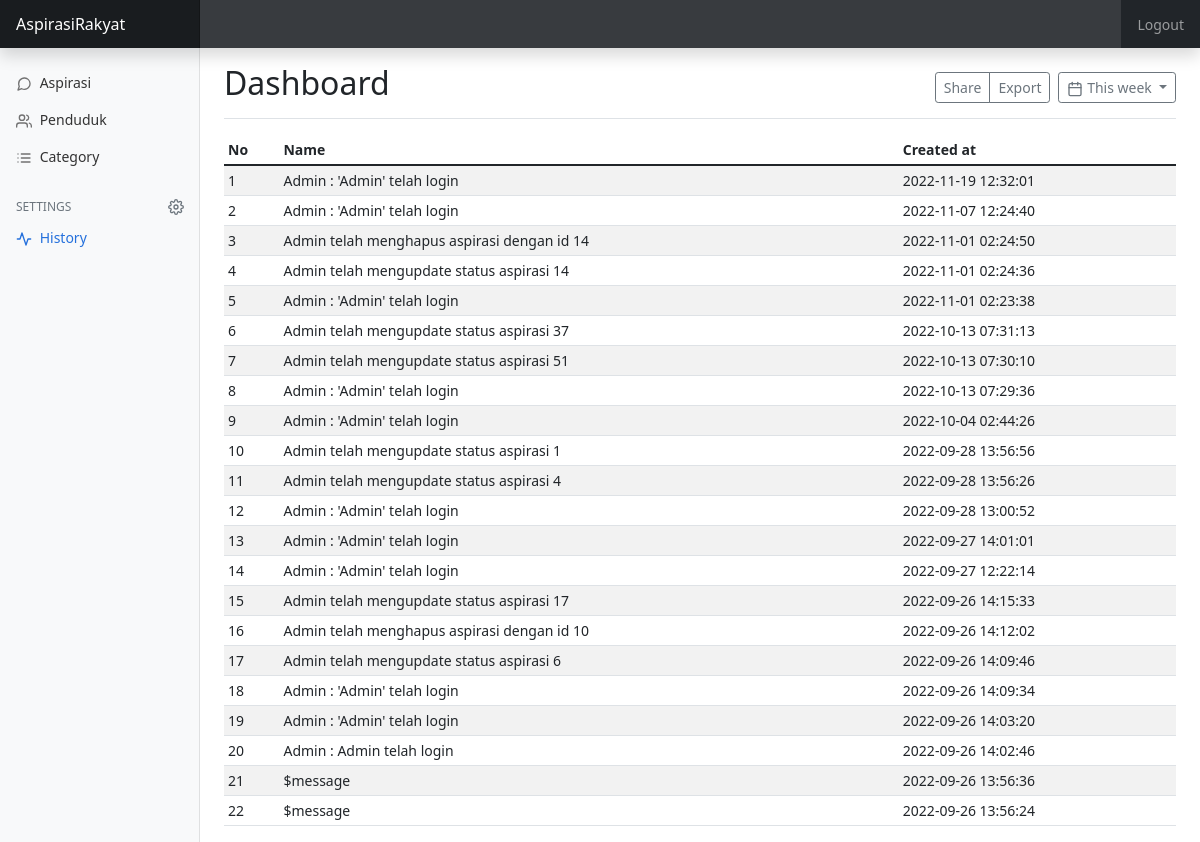
Screenshot of /dashboard/history.php (signed in) with the database file from the repository.
### tables this page shows
CREATE TABLE `log_admins` (
  `id` bigint(20) UNSIGNED NOT NULL,
  `admin_id` bigint(20) UNSIGNED NOT NULL,
  `message` varchar(255) NOT NULL,
  `created_at` timestamp NOT NULL DEFAULT current_timestamp() ON UPDATE current_timestamp()
);

### logic/controller.php (called while the page is built, shortened)
<?php
$conn = mysqli_connect('localhost','root','','aspirasirakyat');
function query($query) {
    global $conn;
    $result = mysqli_query($conn,$query);
    $rows = [];
    while($row = mysqli_fetch_assoc($result)){
        $rows[] = $row;
    }
    return $rows;
}

### dashboard/history.php (the view, shortened to what this page needs)
<?php
  require_once '../logic/controller.php';
    $histories = query('SELECT * FROM log_admins ORDER BY created_at DESC');
?>
<?php
require_once '../templates/header.php';
?>
<link rel="stylesheet" href="../resource/css/dashboard.css">
</head>
<body>
<?php require_once 'partials/navbar.php';?>
<div class="container-fluid">
  <div class="row">
    <?php require_once 'partials/sidebar.php'?>
    <main class="col-md-9 ms-sm-auto col-lg-10 px-md-4">
      <div class="d-flex justify-content-between flex-wrap flex-md-nowrap align-items-center pt-3 pb-2 mb-3 border-bottom">
        <h1 class="h2">Dashboard</h1>
        <div class="btn-toolbar mb-2 mb-md-0">
          <div class="btn-group me-2">
            <button type="button" class="btn btn-sm btn-outline-secondary">Share</button>
            <button type="button" class="btn btn-sm btn-outline-secondary">Export</button>
          </div>
          <button type="button" class="btn btn-sm btn-outline-secondary dropdown-toggle">
            <span data-feather="calendar"></span>
            This week
          </button>
        </div>
      </div>
      <div class="table-responsive">
        <table class="table table-striped table-sm">
          <thead>
            <tr>
              <th scope="col">No</th>
              <th scope="col">Name</th>
              <th scope="col">Created at</th>
            </tr>
          </thead>
          <tbody>
            <?php
            $i = 1;
            foreach($histories as $h):
            ?>
            <tr>
              <td><?= $i ?></td>
              <td><?= $h['message'] ?></td>
              <td><?= $h['created_at'] ?></td>
            </tr>
            <?php
            $i++;
            endforeach;
            ?>
          </tbody>
        </table>
      </div>
    </main>
  </div>
</div>
<?php
require_once '../templates/footer.php';
?>

### resource/css/dashboard.css (style rules this page uses)
body { font-size: .875rem; }
.feather { width: 16px; height: 16px; vertical-align: text-bottom; }

### rows the page displays
log_admins: message "Admin : 'Admin' telah login", created_at "2022-11-19 12:32:01"
log_admins: message "Admin : 'Admin' telah login", created_at "2022-11-07 12:24:40"
log_admins: message "Admin telah menghapus aspirasi dengan id 14", created_at "2022-11-01 02:24:50"
log_admins: message "Admin telah mengupdate status aspirasi 14", created_at "2022-11-01 02:24:36"
log_admins: message "Admin : 'Admin' telah login", created_at "2022-11-01 02:23:38"
log_admins: message "Admin telah mengupdate status aspirasi 37", created_at "2022-10-13 07:31:13"
log_admins: message "Admin telah mengupdate status aspirasi 51", created_at "2022-10-13 07:30:10"
log_admins: message "Admin : 'Admin' telah login", created_at "2022-10-13 07:29:36"
log_admins: message "Admin : 'Admin' telah login", created_at "2022-10-04 02:44:26"
log_admins: message "Admin telah mengupdate status aspirasi 1", created_at "2022-09-28 13:56:56"
log_admins: message "Admin telah mengupdate status aspirasi 4", created_at "2022-09-28 13:56:26"
log_admins: message "Admin : 'Admin' telah login", created_at "2022-09-28 13:00:52"
log_admins: message "Admin : 'Admin' telah login", created_at "2022-09-27 14:01:01"
log_admins: message "Admin : 'Admin' telah login", created_at "2022-09-27 12:22:14"
log_admins: message "Admin telah mengupdate status aspirasi 17", created_at "2022-09-26 14:15:33"
log_admins: message "Admin telah menghapus aspirasi dengan id 10", created_at "2022-09-26 14:12:02"
log_admins: message "Admin telah mengupdate status aspirasi 6", created_at "2022-09-26 14:09:46"
log_admins: message "Admin : 'Admin' telah login", created_at "2022-09-26 14:09:34"
log_admins: message "Admin : 'Admin' telah login", created_at "2022-09-26 14:03:20"
log_admins: message "Admin : Admin telah login", created_at "2022-09-26 14:02:46"
log_admins: message "$message", created_at "2022-09-26 13:56:36"
log_admins: message "$message", created_at "2022-09-26 13:56:24"
